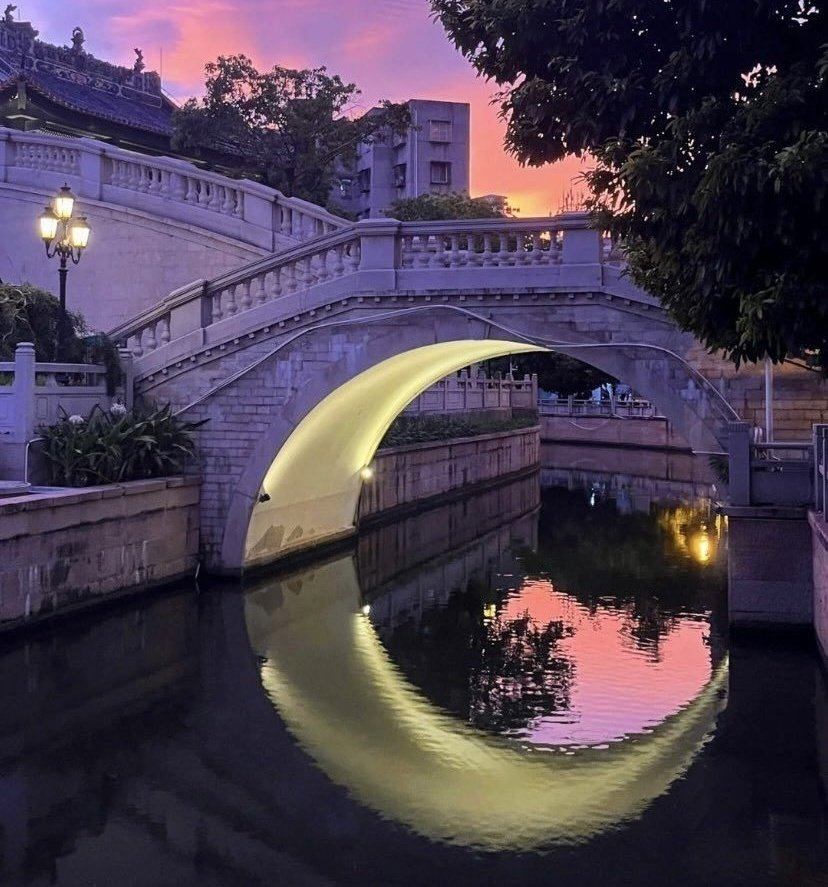
#> input picture nim.jpg, 828 x 887 px
$ python dft.py
#> lines starting #> are read from the running program, lines starting #| are printed output that depends on the picture
import numpy as np
import matplotlib.pyplot as plt
from PIL import Image

# Membaca gambar dan mengonversi ke grayscale
img = Image.open('nim.jpg').convert('L')
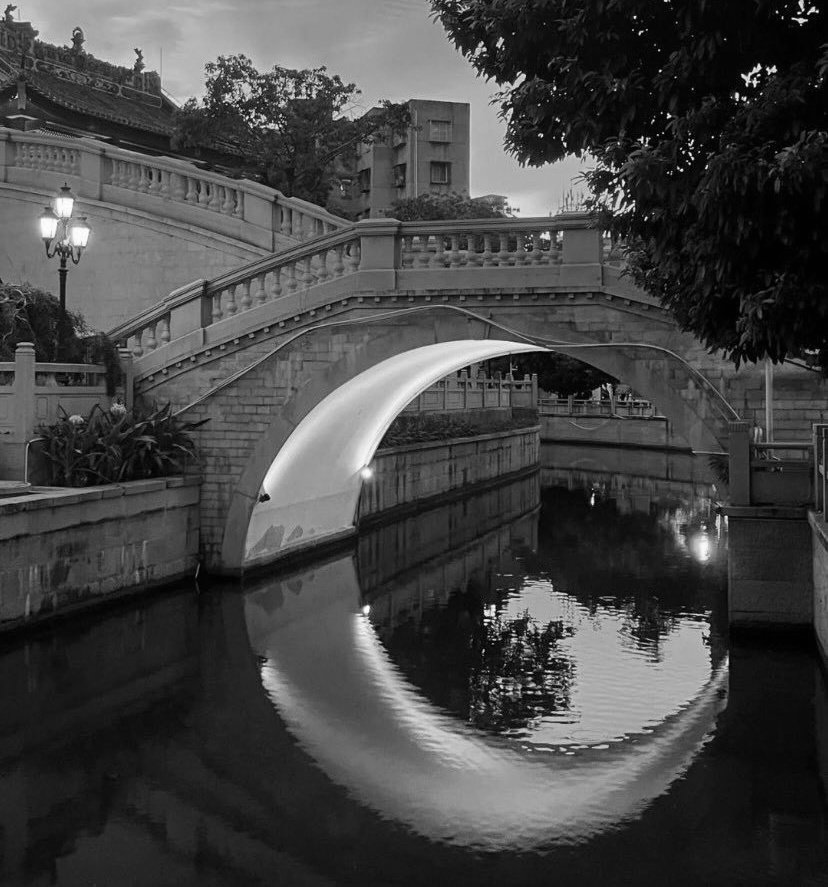
#> img: PIL image 828x887 L; min 0, max 255, mean 68
img_arr = np.array(img)

# Menghitung DFT dari gambar
dft_output = np.fft.fft2(img_arr)
magnitude_spectrum = 20*np.log(np.abs(dft_output))
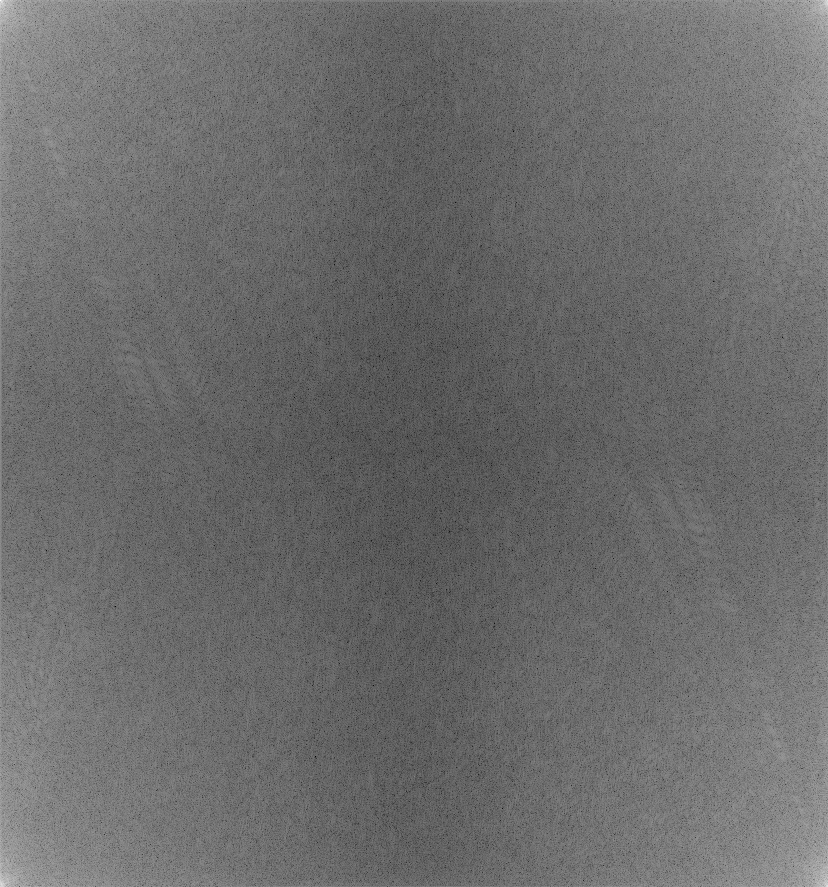
#> magnitude_spectrum: shape (887, 828) float64; min 37.67, max 354.5, mean 172.2; drawn with min black and max white

# Plot spektrum frekuensi dari gambar
plt.imshow(magnitude_spectrum, cmap='gray')
plt.axis('off')
plt.show()
